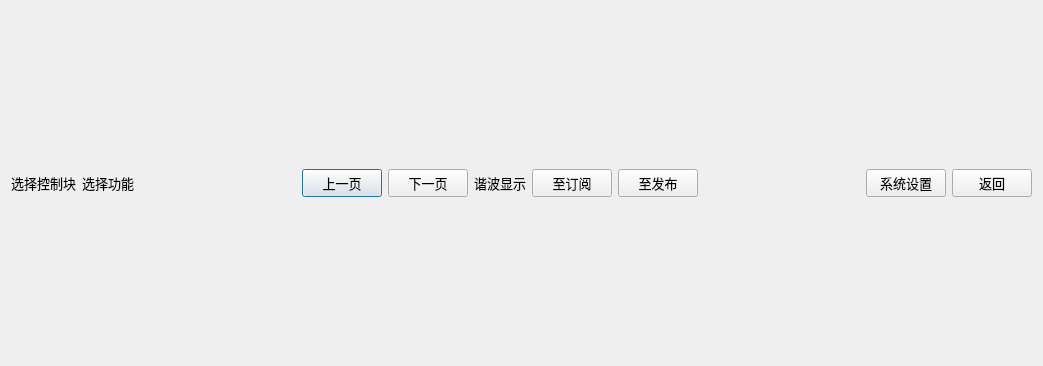
<?xml version="1.0" encoding="UTF-8"?>
<ui version="4.0">
 <class>QSttIecRecordCbWidget</class>
 <widget class="QDialog" name="QSttIecRecordCbWidget">
  <property name="geometry">
   <rect>
    <x>0</x>
    <y>0</y>
    <width>1043</width>
    <height>366</height>
   </rect>
  </property>
  <property name="windowTitle">
   <string/>
  </property>
  <layout class="QVBoxLayout" name="verticalLayout_2">
   <item>
    <layout class="QVBoxLayout" name="verticalLayout">
     <item>
      <layout class="QGridLayout" name="gridLayoutNameID"/>
     </item>
     <item>
      <layout class="QHBoxLayout" name="m_layButtons">
       <property name="spacing">
        <number>6</number>
       </property>
       <property name="sizeConstraint">
        <enum>QLayout::SetDefaultConstraint</enum>
       </property>
       <item>
        <widget class="QLabel" name="m_lblSelCb">
         <property name="font">
          <font>
           <family>微软雅黑</family>
           <pointsize>10</pointsize>
          </font>
         </property>
         <property name="text">
          <string>选择控制块</string>
         </property>
        </widget>
       </item>
       <item>
        <widget class="QLabel" name="m_lblSelFunc">
         <property name="font">
          <font>
           <family>微软雅黑</family>
           <pointsize>10</pointsize>
          </font>
         </property>
         <property name="text">
          <string>选择功能</string>
         </property>
        </widget>
       </item>
       <item>
        <spacer name="horizontalSpacer">
         <property name="orientation">
          <enum>Qt::Horizontal</enum>
         </property>
         <property name="sizeHint" stdset="0">
          <size>
           <width>40</width>
           <height>20</height>
          </size>
         </property>
        </spacer>
       </item>
       <item>
        <widget class="QPushButton" name="m_btnPrevPage">
         <property name="font">
          <font>
           <family>微软雅黑</family>
           <pointsize>10</pointsize>
          </font>
         </property>
         <property name="text">
          <string>上一页</string>
         </property>
        </widget>
       </item>
       <item>
        <widget class="QPushButton" name="m_btnNextPage">
         <property name="font">
          <font>
           <family>微软雅黑</family>
           <pointsize>10</pointsize>
          </font>
         </property>
         <property name="text">
          <string>下一页</string>
         </property>
        </widget>
       </item>
       <item>
        <widget class="QLabel" name="m_lblHarmDisplay">
         <property name="font">
          <font>
           <family>微软雅黑</family>
           <pointsize>10</pointsize>
          </font>
         </property>
         <property name="text">
          <string>谐波显示</string>
         </property>
        </widget>
       </item>
       <item>
        <widget class="QPushButton" name="m_btnAddToSub">
         <property name="font">
          <font>
           <family>微软雅黑</family>
           <pointsize>10</pointsize>
          </font>
         </property>
         <property name="text">
          <string>至订阅</string>
         </property>
        </widget>
       </item>
       <item>
        <widget class="QPushButton" name="m_btnAddToPub">
         <property name="font">
          <font>
           <family>微软雅黑</family>
           <pointsize>10</pointsize>
          </font>
         </property>
         <property name="text">
          <string>至发布</string>
         </property>
        </widget>
       </item>
       <item>
        <spacer name="horizontalSpacer_2">
         <property name="orientation">
          <enum>Qt::Horizontal</enum>
         </property>
         <property name="sizeHint" stdset="0">
          <size>
           <width>40</width>
           <height>20</height>
          </size>
         </property>
        </spacer>
       </item>
       <item>
        <widget class="QPushButton" name="m_btnSysSet">
         <property name="font">
          <font>
           <family>微软雅黑</family>
           <pointsize>10</pointsize>
          </font>
         </property>
         <property name="text">
          <string>系统设置</string>
         </property>
        </widget>
       </item>
       <item>
        <widget class="QPushButton" name="m_btnBack">
         <property name="font">
          <font>
           <family>微软雅黑</family>
           <pointsize>10</pointsize>
          </font>
         </property>
         <property name="text">
          <string>返回</string>
         </property>
        </widget>
       </item>
      </layout>
     </item>
    </layout>
   </item>
  </layout>
 </widget>
 <resources/>
 <connections/>
</ui>
